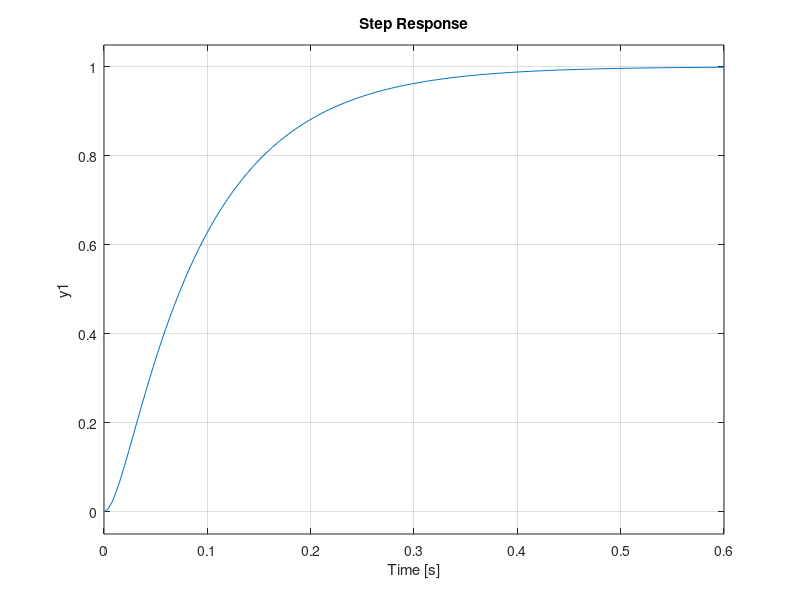
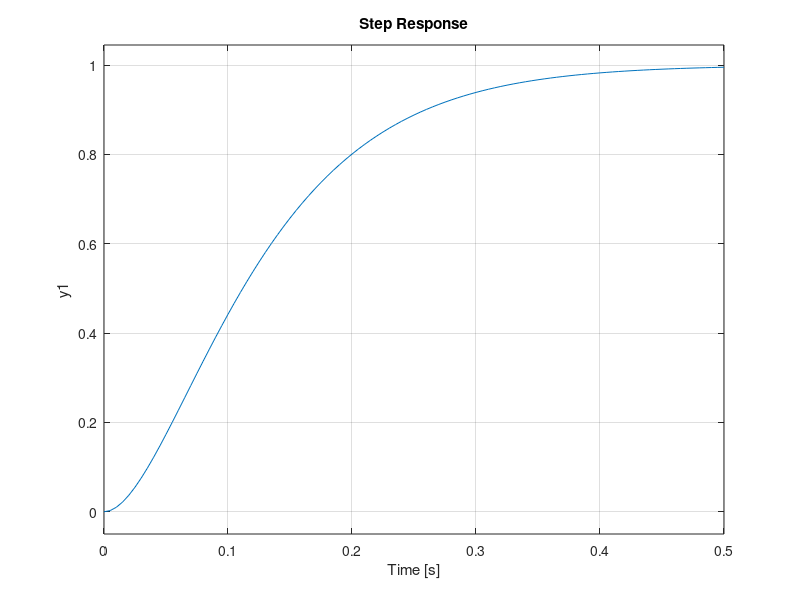
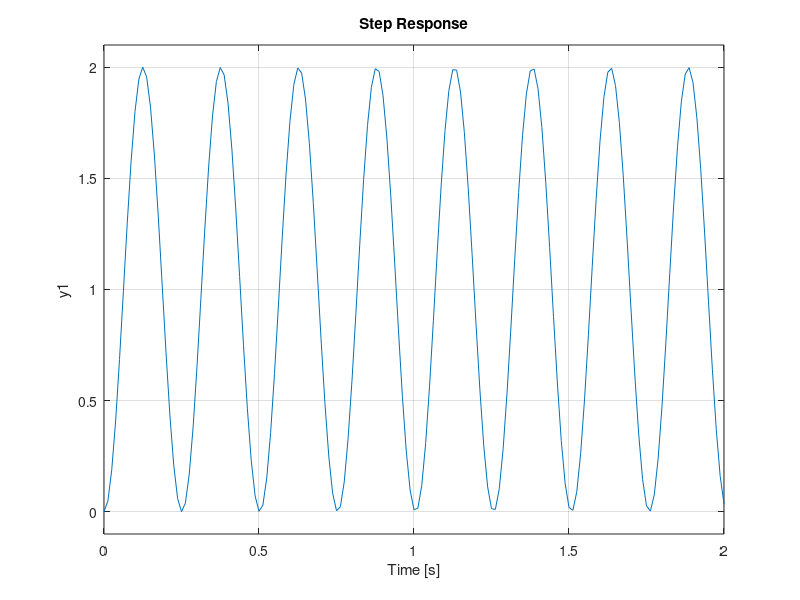

The MATLAB source for these figures, in order:
%%%%Skill Assessment Exercise 4.3

%%%Part a
denom = [1 12 400]
roots(denom)
G = tf([400],denom)
step(G)

%%%Part b 
denom = [1 90 900]
roots(denom)
G = tf([900],denom)
step(G)

%%%Part C
denom = [1 30 225]
roots(denom)
G = tf([225],denom)
figure()
step(G)

%%%Part D
denom = [1 0 625]
roots(denom)
G = tf([625],denom)
figure()
step(G)
